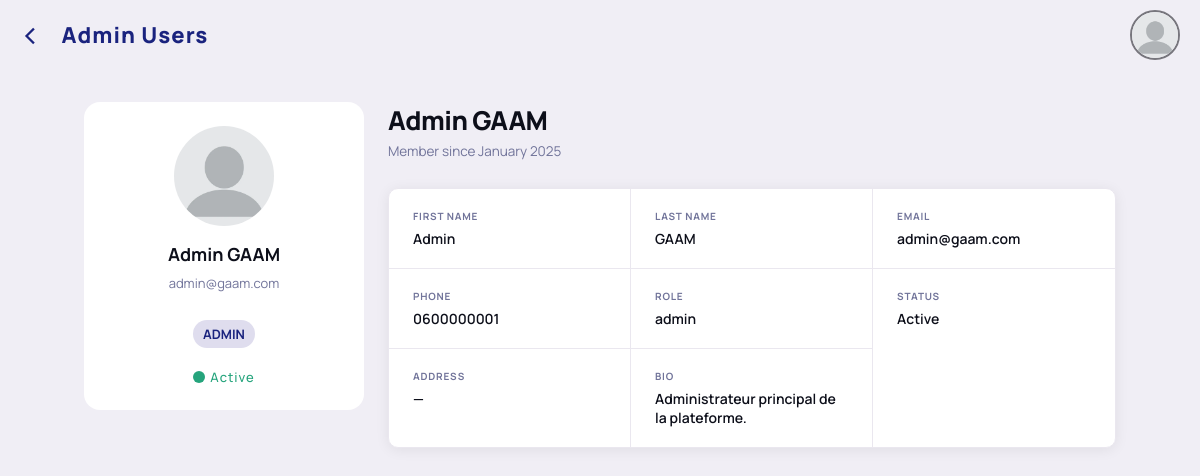
The page /pages/admin/user-profile.php?id=1 (signed in) on the database as committed earlier.
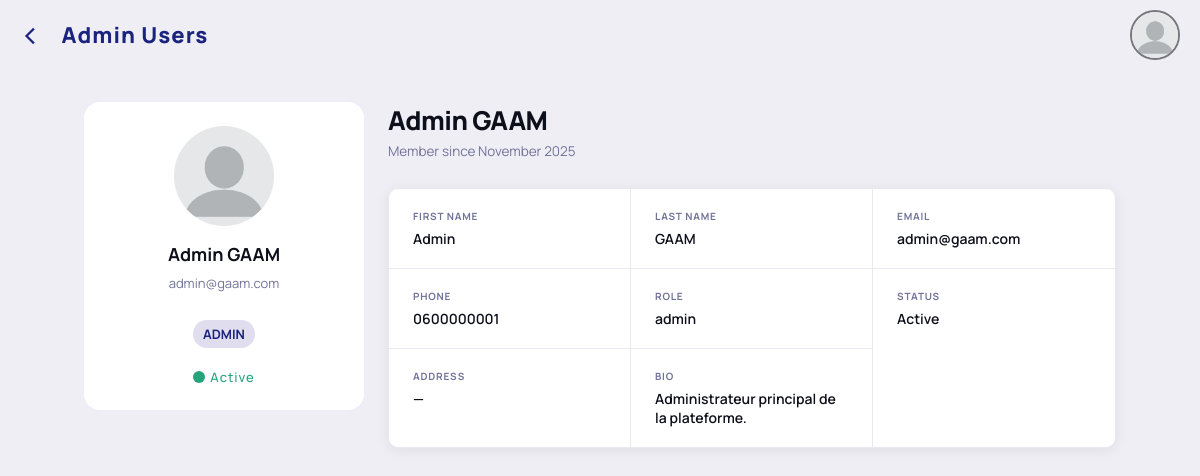
The same page on the database as committed later.
### tables this page shows
CREATE TABLE `users` (
  `id_user` int(11) NOT NULL,
  `username` varchar(100) NOT NULL,
  `lastname` varchar(100) NOT NULL,
  `email` varchar(150) NOT NULL,
  `password` varchar(255) NOT NULL,
  `phone_number` varchar(20) DEFAULT NULL,
  `id_role` int(11) NOT NULL,
  `status` enum('active','inactive','pending') NOT NULL DEFAULT 'pending',
  `profile_image` varchar(255) DEFAULT NULL,
  `created_at` datetime DEFAULT current_timestamp(),
  `bio` text DEFAULT NULL
);

CREATE TABLE `roles` (
  `id_role` int(11) NOT NULL,
  `role_name` varchar(50) NOT NULL
);

### includes/functions.php (called while the page is built, shortened)
<?php
function e($value) {
    return htmlspecialchars($value, ENT_SUBSTITUTE, 'UTF-8');
}
function getRoleClass(string $role): string {
    return match($role) {
        'customer' => 'red',
        'admin' => 'blue',
        default => 'grey'
    };
}
function getStatusClass(string $status): string {
    return match($status) {
        'active' => 'active',
        'pending' => 'pending',
        default => 'inactive'
    };
}

### pages/admin/user-profile.php (the view, shortened to what this page needs)
<?php
require_once __DIR__ . '/../../includes/functions.php';
$userId = (int)($_GET['id'] ?? 0);
$stmt = $pdo->prepare("
    SELECT u.*, r.role_name, c.id_customer, c.address_customer
    FROM users u
    JOIN roles r ON r.id_role = u.id_role
    LEFT JOIN customers c ON c.id_user = u.id_user
    WHERE u.id_user = ?
");
$stmt->execute([$userId]);
$user = $stmt->fetch();
require_once __DIR__ . '/../../includes/header.php';
?>
<main class="page-layout container u-margin-top-med">
  <aside class="sidebar">
    <div class="sidebar-identity">
      <div class="avatar-wrap">
        <?php if (!empty($user['profile_image'])): ?>
          <img src="<?= BASE_URL ?>assets/images/users/<?= strtolower($user['role_name']) ?>/<?= e($user['profile_image']) ?>" alt="Avatar" class="avatar-img" />
        <?php else: ?>
          <img src="<?= BASE_URL ?>assets/images/avatars/emptyUserImg.png" alt="Avatar" class="avatar-img" />
        <?php endif; ?>
      </div>
      <h1 class="user-name"><?= htmlspecialchars($user['username'] . ' ' . $user['lastname']) ?></h1>
      <p class="user-email"><?= htmlspecialchars($user['email']) ?></p>
      <div class="wrap">
          <div class="status-indicator status-indicator--<?= e(getRoleClass($user['role_name'])) ?> u-margin-top-small">
            <?= e($user['role_name']) ?>
          </div>
          <div class="status status--<?= e(getStatusClass($user['status'])) ?> u-margin-top-small">
            <div class="status__cercle">&nbsp;</div>
            <p class="sub-heading"><?= e(ucfirst($user['status'])) ?></p>
          </div>
      </div>
    </div>
  </aside>
  <section class="main-content">
    <div class="content-header">
      <h2 class="content-title"><?= htmlspecialchars($user['username'] . ' ' . $user['lastname']) ?></h2>
      <span class="content-subtitle">Member since <?= date('F Y', strtotime($user['created_at'])) ?></span>
    </div>
    <div class="card info-grid">
      <div class="info-field">
        <label class="info-label">First Name</label>
        <p class="info-value"><?= htmlspecialchars($user['username']) ?></p>
      </div>
      <div class="info-field">
        <label class="info-label">Last Name</label>
        <p class="info-value"><?= htmlspecialchars($user['lastname']) ?></p>
      </div>
      <div class="info-field">
        <label class="info-label">Email</label>
        <p class="info-value"><?= htmlspecialchars($user['email']) ?></p>
      </div>
      <div class="info-field">
        <label class="info-label">Phone</label>
        <p class="info-value"><?= htmlspecialchars($user['phone_number'] ?? '—') ?></p>
      </div>
      <div class="info-field">
        <label class="info-label">Role</label>
        <p class="info-value"><?= htmlspecialchars($user['role_name']) ?></p>
      </div>
      <div class="info-field">
        <label class="info-label">Status</label>
        <p class="info-value"><?= htmlspecialchars(ucfirst($user['status'])) ?></p>
      </div>
      <div class="info-field">
        <label class="info-label">Address</label>
        <p class="info-value"><?= htmlspecialchars($user['address_customer'] ?? '—') ?></p>
      </div>
      <div class="info-field">
        <label class="info-label">Bio</label>
        <p class="info-value"><?= htmlspecialchars($user['bio'] ?? '—') ?></p>
      </div>
    </div>
  </section>
</main>
</body>
</html>

Rows that differ between the two databases and show on the page:
changed users "Admin GAAM": created_at "January 2025" → "November 2025"
